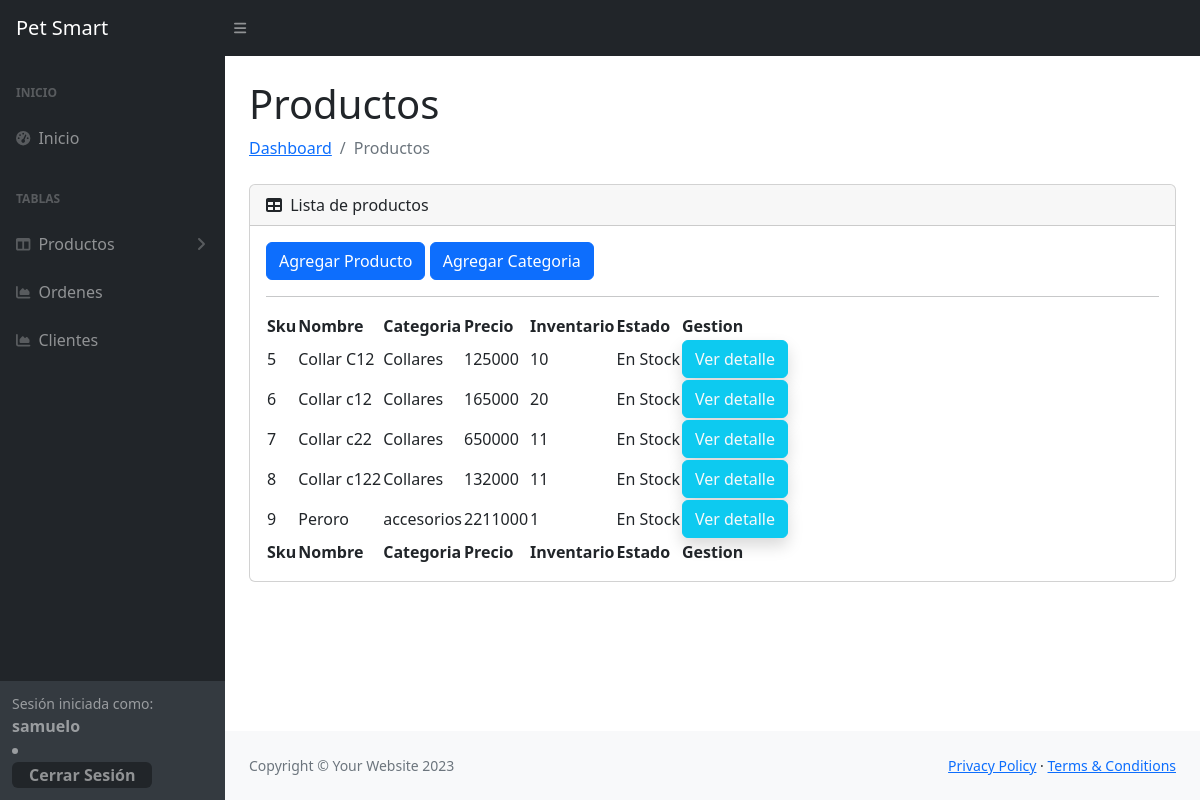
The app's page /dash/tabla_producto/ (signed in) with its own data.
### app/models.py (models this page shows, shortened)
class Producto(models.Model):
    nombre = models.CharField(max_length=255)
    descripcion = models.TextField()
    precio = models.IntegerField()
    stock = models.IntegerField()
    categoria = models.ForeignKey(Categoria, on_delete=models.CASCADE)
    imagen = models.ImageField(upload_to='productos/', blank=True, null=True)

class Categoria(models.Model):
    nombre = models.CharField(max_length=255)
    descripcion = models.TextField(blank=True, null=True)
    def __str__(self):
        return self.nombre

### app/views.py (the view)
# urls.py: path('dash/tabla_producto/', tabla_producto, name='tabla_producto'),
def tabla_producto(request):
    productos=Producto.objects.all()
    datos={
        "productos":productos
    }
    return render(request, 'dash/tabla_producto.html', datos)

### app/templates/dash/tabla_producto.html
{% extends "dash/base.html" %} {% load static %} {% block contents %}
<main>
  <div class="container-fluid px-4">
    <h1 class="mt-4">Productos</h1>
    <ol class="breadcrumb mb-4">
      <li class="breadcrumb-item"><a href="index.html">Dashboard</a></li>
      <li class="breadcrumb-item active">Productos</li>
    </ol>
    <div class="card mb-4">
      <div class="card-header">
        <i class="fas fa-table me-1"></i>
        Lista de productos
      </div>
      <div class="card-body">
        <a href="{% url "agregar_producto" %}" class="btn btn-primary">
          Agregar Producto</a
        >
        <a href="{% url "agregar_categoria" %}" class="btn btn-primary">
          Agregar Categoria</a
        >
        <hr />
        <table id="datatablesSimple">
          <thead>
            <tr>
              <th>Sku</th>
              <th>Nombre</th>
              <th>Categoria</th>
              <th>Precio</th>
              <th>Inventario</th>
              <th>Estado</th>
              <th>Gestion</th>
            </tr>
          </thead>
          <tfoot>
            <tr>
              <th>Sku</th>
              <th>Nombre</th>
              <th>Categoria</th>
              <th>Precio</th>
              <th>Inventario</th>
              <th>Estado</th>
              <th>Gestion</th>
            </tr>
          </tfoot>
          <tbody>
            {% for p in productos %}
            <tr>
                <td>{{p.id}}</td>
                <td>{{p.nombre}}</td>
                <td>{{p.categoria}}</td>
                <td>{{p.precio}}</td>
                <td>{{p.stock}}</td>
                <td>En Stock</td>
                <td>
                    <a href="" role="button" class="btn btn-info text-light shadow rounded">Ver detalle</a>
                </td>
            </tr>
            {% endfor %}
          </tbody>
        </table>
      </div>
    </div>
  </div>
</main>
{% endblock contents %}

### app/templates/dash/base.html (shortened to what this page needs)
{% load static %}
<!DOCTYPE html>
<html lang="en">
<head>
  <link href="https://cdn.jsdelivr.net/npm/simple-datatables@7.1.2/dist/style.min.css" rel="stylesheet" />
  <link href="{% static 'dash/css/styles.css' %}" rel="stylesheet" />
</head>
<body class="sb-nav-fixed">
  <nav class="sb-topnav navbar navbar-expand navbar-dark bg-dark">
    <a class="navbar-brand ps-3" href="{% url 'index' %}">Pet Smart</a>
    <button class="btn btn-link btn-sm order-1 order-lg-0 me-4 me-lg-0" id="sidebarToggle" href="#!">
      <i class="fas fa-bars"></i>
    </button>
  </nav>
  <div id="layoutSidenav">
    <div id="layoutSidenav_nav">
      <nav class="sb-sidenav accordion sb-sidenav-dark" id="sidenavAccordion">
        <div class="sb-sidenav-menu">
          <div class="nav">
            <div class="sb-sidenav-menu-heading">Inicio</div>
            <a class="nav-link" href="{% url 'dash' %}">
              <div class="sb-nav-link-icon">
                <i class="fas fa-tachometer-alt"></i>
              </div>
              Inicio
            </a>
            <div class="sb-sidenav-menu-heading">Tablas</div>
            <a class="nav-link collapsed" href="#" data-bs-toggle="collapse" data-bs-target="#collapseLayouts"
              aria-expanded="false" aria-controls="collapseLayouts">
              <div class="sb-nav-link-icon">
                <i class="fas fa-columns"></i>
              </div>
              Productos
              <div class="sb-sidenav-collapse-arrow">
                <i class="fas fa-angle-down"></i>
              </div>
            </a>
            <a class="nav-link" href="{% url 'tabla_ordenes' %}">
              <div class="sb-nav-link-icon">
                <i class="fas fa-chart-area"></i>
              </div>
              Ordenes
            </a>
            <a class="nav-link" href="{% url 'tabla_clientes' %}">
              <div class="sb-nav-link-icon">
                <i class="fas fa-chart-area"></i>
              </div>
              Clientes
            </a>
          </div>
        </div>
        <div class="sb-sidenav-footer">
          <div class="small">Sesión iniciada como:</div>
          <strong>{{user.username}}</strong>
          <li >
            <form class="d-inline" action="{% url 'logout' %}" method="post">
              <button class="nav-link btn bg-dark btn-link px-3 dropdown " type="submit">
                <strong>Cerrar Sesión</strong>
              </button>
            </form>
          </li>
        </div>
      </nav>
    </div>
    <div id="layoutSidenav_content">
      {% if user.is_authenticated %}
      {% block contents %}
      {% endblock contents %}
      {% endif %}
      <footer class="py-4 bg-light mt-auto">
        <div class="container-fluid px-4">
          <div class="d-flex align-items-center justify-content-between small">
            <div class="text-muted">Copyright &copy; Your Website 2023</div>
            <div>
              <a href="#">Privacy Policy</a>
              &middot;
              <a href="#">Terms &amp; Conditions</a>
            </div>
          </div>
        </div>
      </footer>
    </div>
  </div>
</body>
</html>

### records on screen
Producto: id "5", nombre "Collar C12", categoria "Collares", precio "125000", stock "10"
Producto: id "6", nombre "Collar c12", categoria "Collares", precio "165000", stock "20"
Producto: id "7", nombre "Collar c22", categoria "Collares", precio "650000", stock "11"
Producto: id "8", nombre "Collar c122", categoria "Collares", precio "132000", stock "11"
Producto: id "9", nombre "Peroro", categoria "accesorios", precio "2211000", stock "1"

### other values on screen
{{ user.username }} "samuelo"
